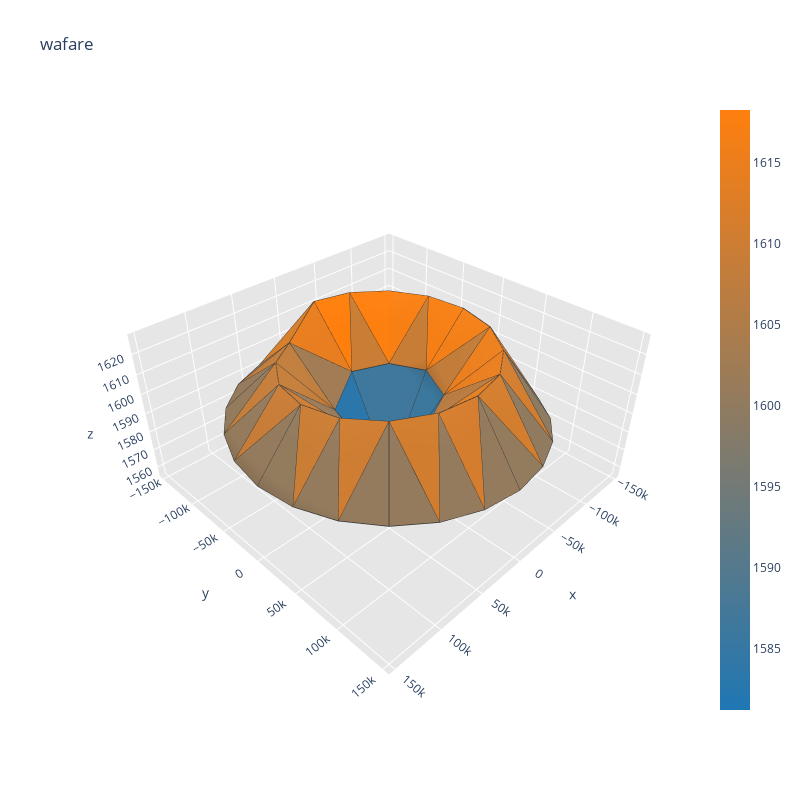

The code cell stored with this chart in its notebook:
### Code cell
visualize(thickness_extraction(XS_mat[0]))

### Figure 1 — Plotly figure (JSON) as saved in the notebook; plotly's stock layout.template omitted (floating-point values rounded to 4 significant figures; data arrays with more than 128 entries replaced by an {"elided": "..."} marker saying what was removed)
{"data": [{"facecolor": ["rgb(158, 124, 86)", "rgb(131, 123, 106)", "rgb(147, 123, 94)", "rgb(145, 123, 96)", "rgb(149, 123, 93)", "rgb(215, 126, 43)", "rgb(132, 123, 105)", "rgb(212, 125, 46)", "rgb(53, 120, 164)", "rgb(202, 125, 53)", "rgb(191, 125, 62)", "rgb(232, 126, 31)", "rgb(184, 124, 67)", "rgb(226, 126, 36)", "rgb(199, 125, 55)", "rgb(195, 125, 59)", "rgb(209, 125, 48)", "rgb(235, 126, 29)", "rgb(248, 127, 19)", "rgb(252, 127, 16)", "rgb(49, 120, 167)", "rgb(219, 126, 41)", "rgb(224, 126, 37)", "rgb(179, 124, 70)", "rgb(232, 126, 31)", "rgb(161, 124, 84)", "rgb(255, 127, 14)", "rgb(202, 125, 53)", "rgb(43, 119, 171)", "rgb(62, 120, 157)", "rgb(133, 123, 104)", "rgb(216, 126, 43)", "rgb(137, 123, 102)", "rgb(143, 123, 97)", "rgb(222, 126, 39)", "rgb(139, 123, 100)", "rgb(205, 125, 51)", "rgb(152, 123, 90)", "rgb(209, 125, 48)", "rgb(168, 124, 78)", "rgb(31, 119, 180)", "rgb(43, 119, 171)", "rgb(147, 123, 94)", "rgb(194, 125, 60)", "rgb(149, 123, 93)", "rgb(148, 123, 93)", "rgb(196, 125, 58)", "rgb(148, 123, 94)", "rgb(242, 127, 23)", "rgb(194, 125, 59)", "rgb(246, 127, 21)", "rgb(200, 125, 55)", "rgb(60, 120, 158)", "rgb(63, 120, 156)", "rgb(144, 123, 96)", "rgb(210, 125, 47)", "rgb(141, 123, 98)", "rgb(133, 123, 104)", "rgb(207, 125, 49)", "rgb(136, 123, 103)", "rgb(228, 126, 34)", "rgb(227, 126, 35)", "rgb(147, 123, 94)", "rgb(211, 125, 46)", "rgb(148, 123, 93)", "rgb(212, 125, 46)", "rgb(148, 123, 93)", "rgb(206, 125, 51)", "rgb(149, 123, 93)", "rgb(148, 123, 93)", "rgb(209, 125, 48)", "rgb(148, 123, 94)"], "i": [38, 32, 44, 17, 22, 18, 13, 14, 2, 19, 6, 3, 10, 16, 21, 21, 12, 12, 4, 16, 8, 8, 24, 8, 18, 6, 5, 5, 5, 4, 33, 14, 33, 16, 35, 34, 7, 21, 19, 8, 6, 7, 39, 18, 39, 21, 41, 40, 0, 12, 14, 4, 3, 0, 27, 10, 27, 12, 29, 28, 9, 24, 26, 10, 9, 9, 45, 19, 45, 24, 47, 46], "j": [17, 13, 22, 36, 42, 17, 30, 13, 3, 22, 18, 10, 3, 36, 42, 6, 30, 3, 14, 4, 2, 19, 8, 24, 5, 5, 16, 4, 6, 5, 14, 33, 34, 35, 16, 35, 21, 7, 7, 7, 7, 8, 18, 39, 40, 41, 21, 41, 12, 0, 0, 0, 0, 4, 10, 27, 28, 29, 12, 29, 10, 9, 9, 9, 48, 24, 19, 45, 46, 47, 24, 47], "k": [37, 31, 43, 37, 43, 38, 31, 32, 1, 44, 20, 11, 2, 17, 22, 20, 13, 11, 15, 15, 1, 23, 23, 2, 17, 18, 17, 16, 1, 1, 32, 15, 15, 36, 15, 15, 22, 6, 22, 19, 1, 1, 38, 20, 20, 42, 20, 20, 13, 3, 13, 14, 1, 1, 26, 11, 11, 30, 11, 11, 2, 2, 25, 26, 25, 48, 44, 23, 23, 48, 23, 23], "name": "", "type": "mesh3d", "x": [-49000, 0, 3e-12, -34650.0, -34650.0, -9.001e-12, 34650.0, 49000, 34650.0, 6.001e-12, -37503, -69300.0, -90540.0, -98000, -90540.0, -69300.0, -37503, -1.8e-11, 37503, 90540.0, 69300.0, 90540.0, 98000, 69300.0, 37503, 9.001e-12, -38050.0, -73500, -103945, -127306, -141991, -147000, -141991, -127306, -103945, -73500, -38050.0, -2.7e-11, 38050.0, 73500, 103945, 127306, 141991, 147000, 141991, 127306, 103945, 73500, 38050.0], "y": [6.001e-12, 0, 49000, 34650.0, -34650.0, -49000, -34650.0, -1.2e-11, 34650.0, 98000, 90540.0, 69300.0, 37503, 1.2e-11, -37503, -69300.0, -90540.0, -98000, -90540.0, 37503, -69300.0, -37503, -2.4e-11, 69300.0, 90540.0, 147000, 141991, 127306, 103945, 73500, 38050.0, 1.8e-11, -38050.0, -73500, -103945, -127306, -141991, -147000, -141991, -127306, -103945, -73500, -38050.0, -3.6e-11, 38050.0, 73500, 103945, 127306, 141991], "z": [1602.0, 1557.0, 1598.0, 1600.0, 1601.0, 1601.0, 1592.0, 1595.0, 1598.0, 1622.0, 1622.0, 1622.0, 1623.0, 1624.0, 1625.0, 1626.0, 1627.0, 1627.0, 1615.0, 1619.0, 1616.0, 1617.0, 1618.0, 1620.0, 1621.0, 1590.0, 1589.0, 1589.0, 1587.0, 1586.0, 1585.0, 1585.0, 1585.0, 1585.0, 1586.0, 1586.0, 1586.0, 1586.0, 1593.0, 1593.0, 1593.0, 1593.0, 1592.0, 1592.0, 1592.0, 1591.0, 1591.0, 1591.0, 1590.0]}, {"line": {"color": "rgb(50, 50, 50)", "width": 1.5}, "mode": "lines", "showlegend": false, "type": "scatter3d", "x": {"elided": "360 float values"}, "y": {"elided": "360 float values"}, "z": {"elided": "360 float values"}}, {"hoverinfo": "none", "marker": {"color": [1581.0, 1618.0], "colorscale": [[0, "rgb(31, 119, 180)"], [1, "rgb(255, 127, 14)"]], "showscale": true, "size": 0.1}, "mode": "markers", "showlegend": false, "type": "scatter3d", "x": [-49000], "y": [6.001e-12], "z": [1602.0]}], "layout": {"height": 800, "scene": {"aspectratio": {"x": 1, "y": 1, "z": 0.5}, "xaxis": {"backgroundcolor": "rgb(230, 230, 230)", "gridcolor": "rgb(255, 255, 255)", "showbackground": true, "zerolinecolor": "rgb(255, 255, 255)"}, "yaxis": {"backgroundcolor": "rgb(230, 230, 230)", "gridcolor": "rgb(255, 255, 255)", "showbackground": true, "zerolinecolor": "rgb(255, 255, 255)"}, "zaxis": {"backgroundcolor": "rgb(230, 230, 230)", "gridcolor": "rgb(255, 255, 255)", "showbackground": true, "zerolinecolor": "rgb(255, 255, 255)"}}, "title": {"text": "wafare"}, "width": 800}}
